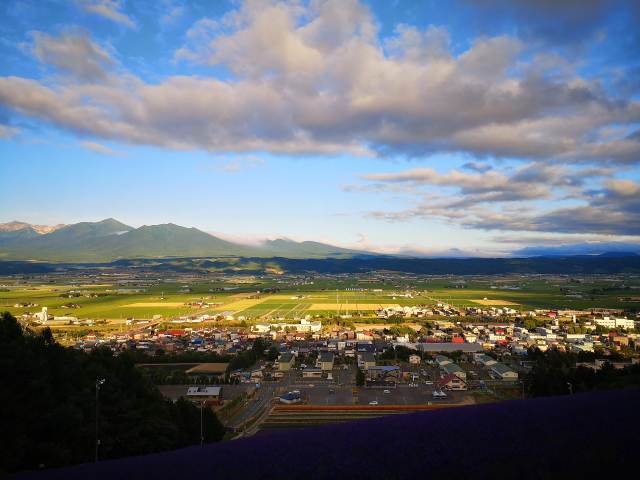
#> input picture 资料/py/pylearn/C18_NumPy/pictures/IMG_20190722_180244.jpg, 1280 x 960 px (shown at 1/2 size); its folder holds 4 pictures in this run
$ python pictures9.py
#> lines starting #> are read from the running program, lines starting #| are printed output that depends on the picture
import glob
import numpy as np
from cv2 import imread,imwrite

imgs,heights,widths = [],[],[]
for f in glob.glob("pictures/*.jpg"):
    img = imread(f,-1)
#> img is the input picture: shape (960, 1280, 3); mean B, G, R 120.5, 113.8, 106.8
    print("original:",img.shape)
#| original: (960, 1280, 3)
    h,w = img.shape[:2]
#> h = 960; w = 1280
    heights.append(h)
    widths.append(w)
    imgs.append(img)

#制作缩略图，纵横向每3个像素抽一个
minHeight = min(heights)
minWidth = min(widths)
for i,x in enumerate(imgs):
    imgs[i] = x[:minHeight:3,:minWidth:3,:]
    print("thumbnail:",imgs[i].shape)

#横向沿轴1拼接
img = np.concatenate(imgs,1)
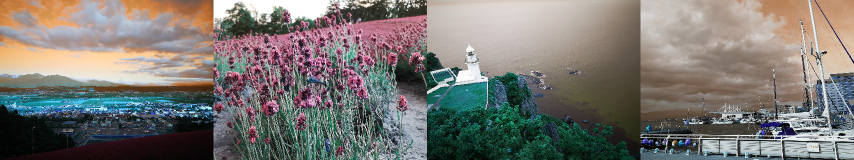
#> img: shape (320, 1708, 3) (shown at 1/2 size); mean of channels 0, 1, 2 122.5, 119.1, 114.4; drawn as R, G, B
print("concatenated by axis1:",img.shape)
#| concatenated by axis1: (320, 1708, 3)
imwrite("concatenated_1.jpg",img)

#方法1
img0 = np.concatenate(imgs[:3],1)
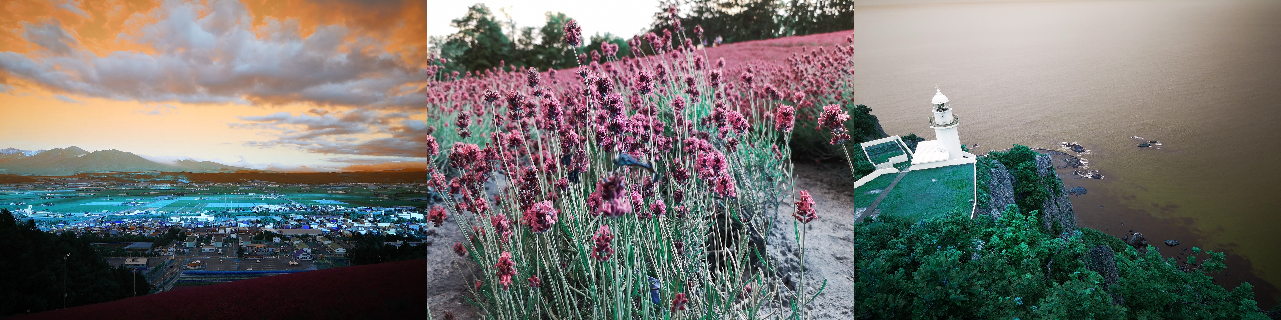
#> img0: shape (320, 1281, 3); mean of channels 0, 1, 2 114.7, 113.2, 109.4; drawn as R, G, B
img1 = np.concatenate(imgs[3:6],1)
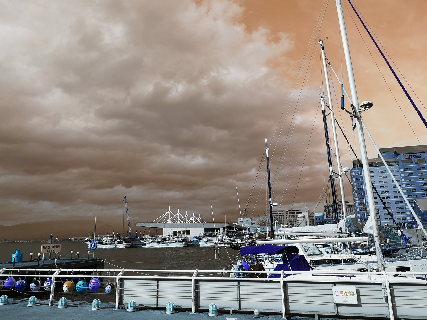
#> img1: shape (320, 427, 3); mean of channels 0, 1, 2 145.9, 136.7, 129.5; drawn as R, G, B
#> (the run stopped early here; a loop or call above may not have finished)
